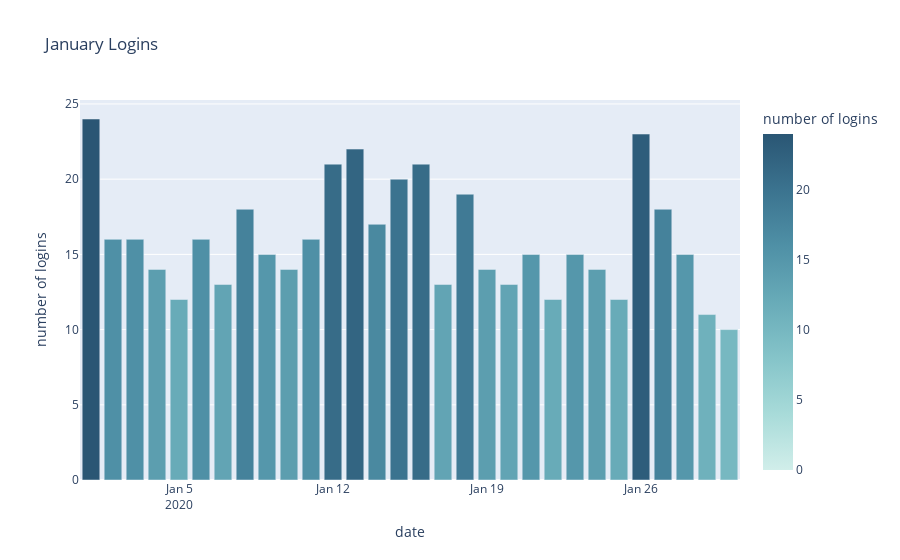

The notebook cell saved with this chart:
### Code cell
make_login_chart(login_by_january_df, 'January Logins')

### Figure 1 — Plotly figure (JSON) as saved in the notebook; plotly's stock layout.template omitted (floating-point values rounded to 4 significant figures)
{"data": [{"alignmentgroup": "True", "hovertemplate": "date=%{x}<br>number of logins=%{marker.color}<extra></extra>", "legendgroup": "", "marker": {"color": [24, 16, 16, 14, 12, 16, 13, 18, 15, 14, 16, 21, 22, 17, 20, 21, 13, 19, 14, 13, 15, 12, 15, 14, 12, 23, 18, 15, 11, 10], "coloraxis": "coloraxis"}, "name": "", "offsetgroup": "", "orientation": "v", "showlegend": false, "textposition": "auto", "type": "bar", "x": ["2020-01-01T00:00:00", "2020-01-02T00:00:00", "2020-01-03T00:00:00", "2020-01-04T00:00:00", "2020-01-05T00:00:00", "2020-01-06T00:00:00", "2020-01-07T00:00:00", "2020-01-08T00:00:00", "2020-01-09T00:00:00", "2020-01-10T00:00:00", "2020-01-11T00:00:00", "2020-01-12T00:00:00", "2020-01-13T00:00:00", "2020-01-14T00:00:00", "2020-01-15T00:00:00", "2020-01-16T00:00:00", "2020-01-17T00:00:00", "2020-01-18T00:00:00", "2020-01-19T00:00:00", "2020-01-20T00:00:00", "2020-01-21T00:00:00", "2020-01-22T00:00:00", "2020-01-23T00:00:00", "2020-01-24T00:00:00", "2020-01-25T00:00:00", "2020-01-26T00:00:00", "2020-01-27T00:00:00", "2020-01-28T00:00:00", "2020-01-29T00:00:00", "2020-01-30T00:00:00"], "xaxis": "x", "y": [24, 16, 16, 14, 12, 16, 13, 18, 15, 14, 16, 21, 22, 17, 20, 21, 13, 19, 14, 13, 15, 12, 15, 14, 12, 23, 18, 15, 11, 10], "yaxis": "y"}], "layout": {"barmode": "relative", "coloraxis": {"cmax": 24, "cmid": 15, "cmin": 0, "colorbar": {"title": {"text": "number of logins"}}, "colorscale": [[0, "rgb(209, 238, 234)"], [0.1667, "rgb(168, 219, 217)"], [0.3333, "rgb(133, 196, 201)"], [0.5, "rgb(104, 171, 184)"], [0.6667, "rgb(79, 144, 166)"], [0.8333, "rgb(59, 115, 143)"], [1, "rgb(42, 86, 116)"]]}, "legend": {"tracegroupgap": 0}, "title": {"text": "January Logins"}, "xaxis": {"anchor": "y", "domain": [0, 1], "title": {"text": "date"}}, "yaxis": {"anchor": "x", "domain": [0, 1], "title": {"text": "number of logins"}}}}
